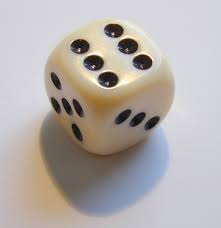
#> input picture test.jpg, 221 x 228 px, found by its file name
$ python mom.py
#> lines starting #> are read from the running program, lines starting #| are printed output that depends on the picture; after the words box and inside, x2 and y2 are one past the last pixel; in counts of white or black regions, pixels touching at a corner belong together
import cv2


img_grayScale = cv2.imread('/Users/dlrlseong/python/test.jpg', 0)
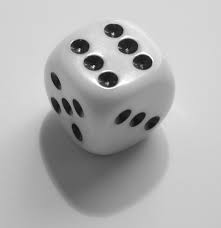
#> img_grayScale: shape (228, 221); min 9, max 255, mean 175.5
img_color = cv2.imread('/Users/dlrlseong/python/test.jpg', 1)
#> img_color is the input picture: shape (228, 221, 3); mean B, G, R 170.8, 173.8, 180.5

try:
    # Read image from disk.
    img = cv2.imread('/Users/dlrlseong/python/test.jpg', 1)

    # Canny edge detection.
    edges = cv2.Canny(img, 100, 200)
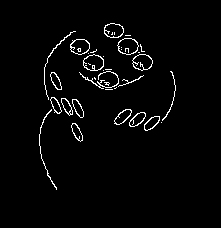
#> edges: shape (228, 221); 2.6% white in thin lines or dots, all inside (x1, y1, x2, y2) = (39, 23, 176, 190)

    # Write image back to disk.
    cv2.imshow('edges',edges)
    cv2.waitKey(0)
    #cv2.imwrite('result.jpg', edges)
except IOError:
	print ('Error while reading files !!!')


cv2.imshow('color',img_color)
cv2.imshow('gray',img_grayScale)
cv2.waitKey(0)

$ run again, with ex.png saved as test.jpg
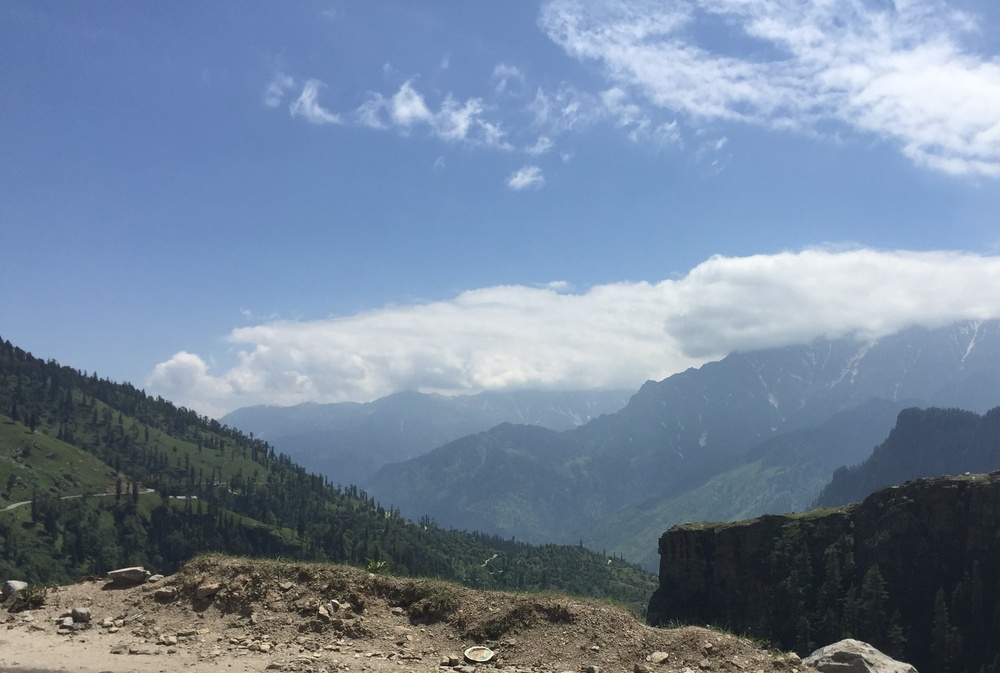
#> input picture ex.png, 1000 x 673 px, shrunk from 2700 x 1818 before the run, found by its file name
#> `img_grayScale = cv2.imread('/Users/dlrlseong/python/test.jpg', 0)`:
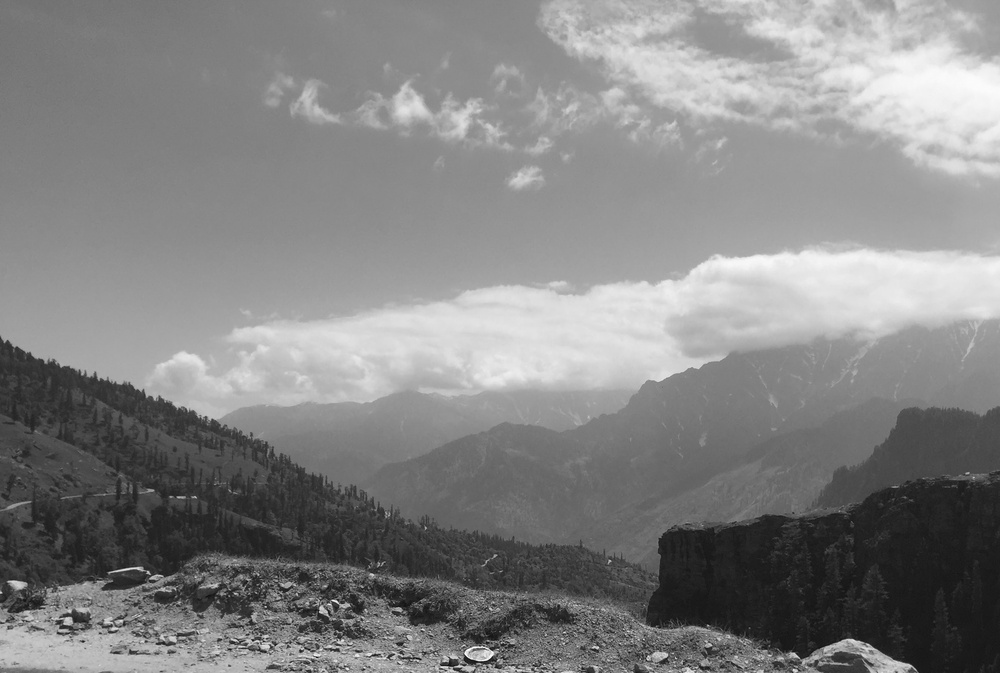
#> img_grayScale: shape (673, 1000); min 4, max 255, mean 131.5
#> img_color is the input picture: shape (673, 1000, 3); mean B, G, R 156.4, 134.2, 116.8
#> `edges = cv2.Canny(img, 100, 200)`:
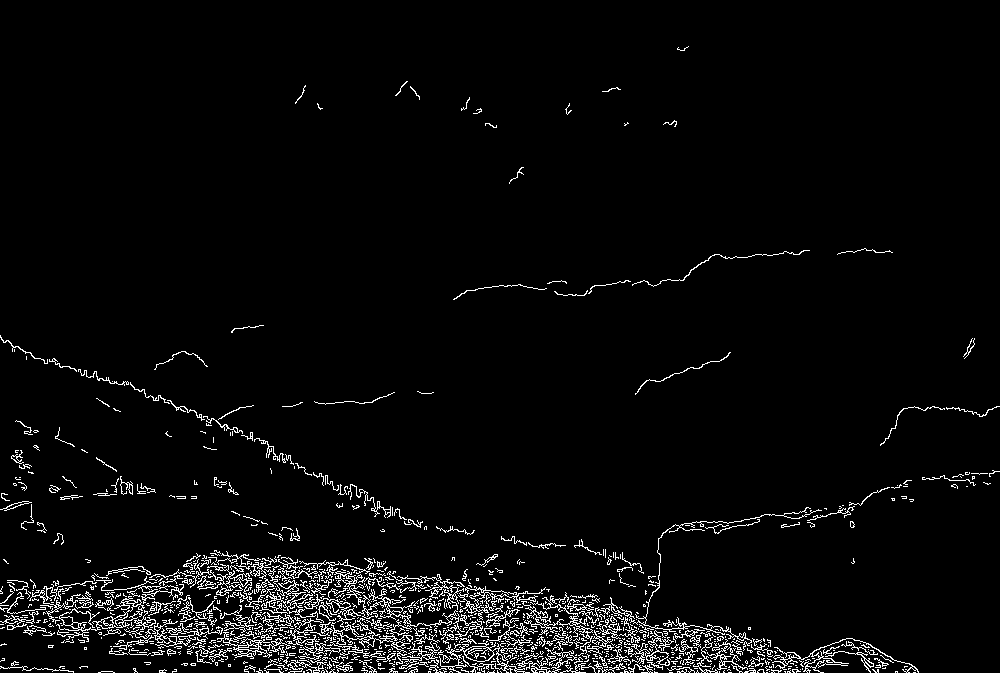
#> edges: shape (673, 1000); 3.9% white in thin lines or dots
